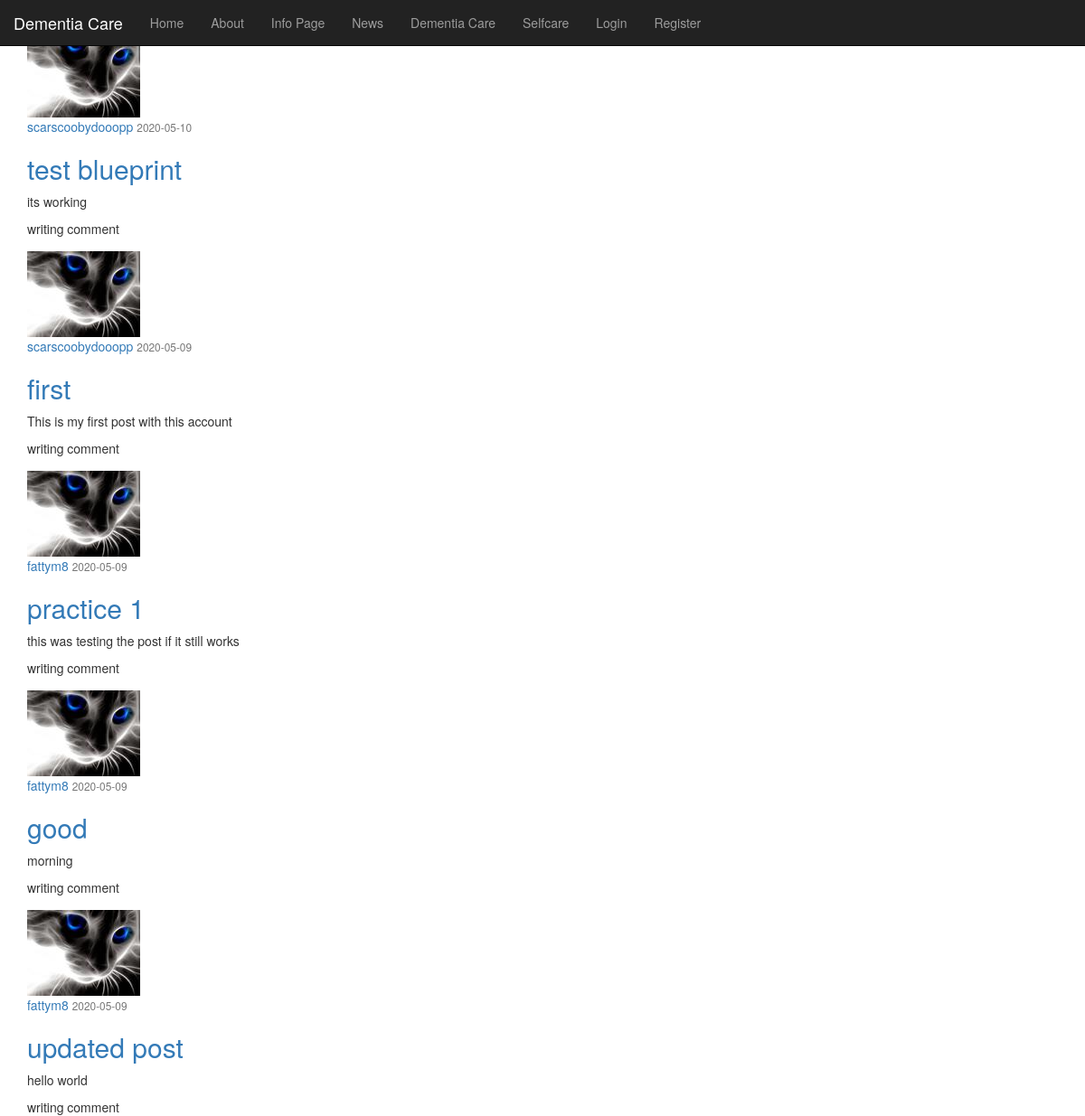
Page /home on the earlier database version.
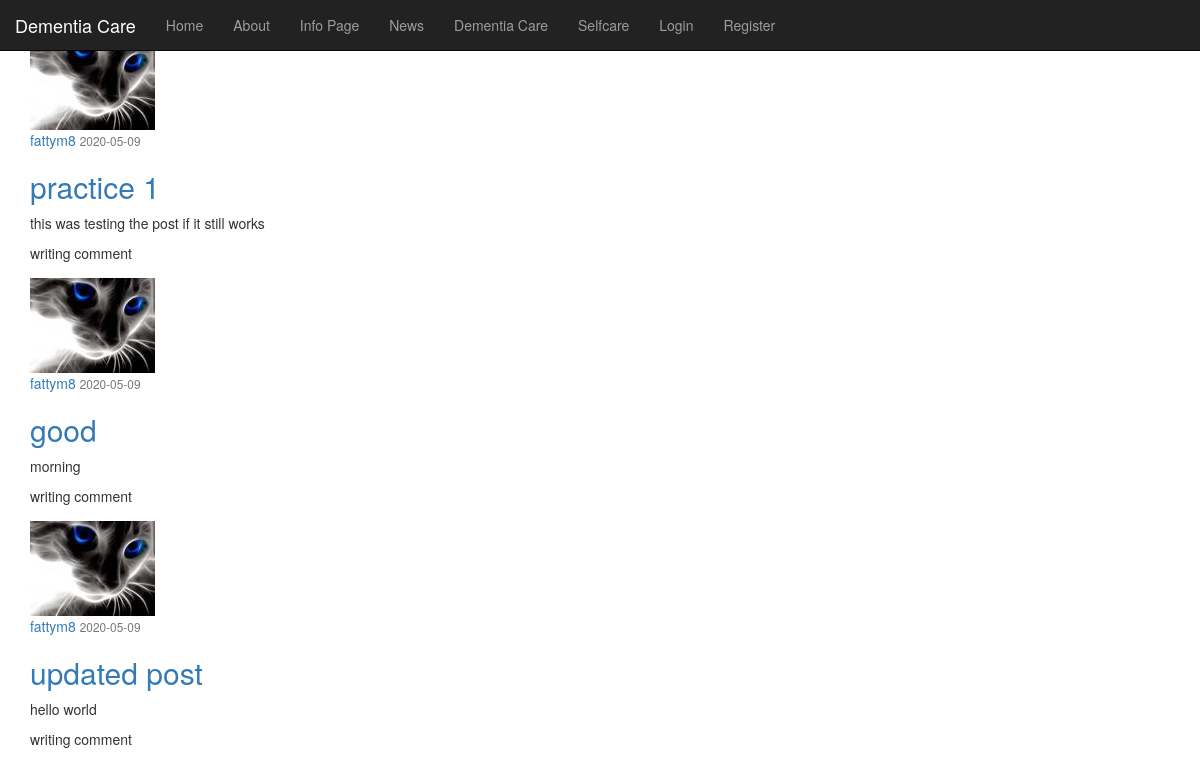
Same page on the later database version.
### flask3/models.py (models this page shows, shortened)
class Post(db.Model):
    id = db.Column(db.Integer, primary_key=True)
    title = db.Column(db.String(100), nullable=False)
    date_posted = db.Column(db.DateTime, nullable=False, default=datetime.utcnow)
    content = db.Column(db.Text, nullable=False)
    user_id = db.Column(db.Integer, db.ForeignKey('user.id'), nullable=False)

class User(db.Model,UserMixin):
    id = db.Column(db.Integer, primary_key=True)
    username = db.Column(db.String(20), unique=True, nullable=False)
    email = db.Column(db.String(120), unique=True, nullable=False)
    image_file = db.Column(db.String(20), nullable=False, default='default.jpg')
    password = db.Column(db.String(60), nullable=False)
    posts = db.relationship('Post', backref='author', lazy=True)
    comments = db.relationship('Comment', backref='author', lazy=True)

### flask3/routes.py (the view)
@app.route('/home')
def home():
    page = request.args.get('page', 1, type=int)
    posts = Post.query.order_by(Post.date_posted.desc()).paginate(page=page, per_page=5)
    return render_template('home.html',posts= posts)

### flask3/templates/home.html (shortened to what this page needs)
{% extends 'bootstrap/base.html' %}
{% block navbar %}
{% include 'navbar.html' %}
<main role="main" class="container">
  <div class="row">
    <div class="col-md-12">
      <div class="row">
        <div class="col-md-9">
          <p class="f"> click title to delete or update post</p>
          {% for post in posts.items %}
          <article class="media content-section">
            <img class="rounded-circle article-img"
              src="{{ url_for('static', filename='profile_pics/' + post.author.image_file) }}">
            <div class="media-body">
              <div class="article-metadata">
                <a class="mr-2" href="#">{{ post.author.username }}</a>
                <small class="text-muted">{{ post.date_posted.strftime('%Y-%m-%d') }}</small>
              </div>
              <h2><a class="article-title" href="{{ url_for('post', post_id=post.id) }}">{{ post.title }}</a></h2>
              <p class="article-content">{{ post.content }}</p>
            </div>
            writing comment
          </article>
          {% endfor %}
        </div>
        <div class="col-md-3">
          {% for page_num in posts.iter_pages(left_edge=1, right_edge=1, left_current=1, right_current=2) %}
          {% if page_num %}
          {% if posts.page == page_num %}
          <a class="btn btn-info mb-4" href="{{ url_for('home', page=page_num) }}">{{ page_num }}</a>
          {% else %}
          <a class="btn btn-outline-info mb-4" href="{{ url_for('home', page=page_num) }}">{{ page_num }}</a>
          {% endif %}
          {% else %}
          ...
          {% endif %}
          {% endfor %}
        </div>
      </div>
    </div>
</main>
{% endblock %}

### flask3/templates/navbar.html (shortened to what this page needs)
<nav class="navbar navbar-inverse navbar-dark bg-dark navbar-fixed-top" role="navigation">
    <div class="container-fluid">
        <div class="navbar-header">
            <a class="navbar-brand" href="/">Dementia Care</a>
        </div>
        <div class="navbar-collapse collapse">
            <ul class="nav navbar-nav">
                <li><a href="/">Home</a></li>
                <li><a href="/about">About</a></li>
                <li><a href="/info">Info Page</a></li>
                <li><a href="{{url_for('dementia')}}">News</a></li>
                <li><a href="{{url_for('dementia_care')}}">Dementia Care</a></li>
                <li><a href="{{url_for('selfcare')}}">Selfcare</a></li>
                {% if current_user.is_authenticated %}
                <li><a class="nav-item nav-link" href="{{ url_for('new_post') }}">New blog</a></li>
                <li><a class="nav-item nav-link" href="{{ url_for('account') }}">Account</a></li>
                <li><a class="nav-item nav-link" href="{{ url_for('logout') }}">Logout</a></li>
                {% else %}
                <li><a class="nav-item nav-link" href="{{ url_for('login') }}">Login</a></li>
                <li><a class="nav-item nav-link" href="{{ url_for('register') }}">Register</a></li>
                {% endif %}
            </ul>
        </div>
    </div>
</nav>

Differences in the rows shown:
removed Post: image_file (picture), author.username "scarscoobydooopp", date_posted "2020-05-10", title "test blueprint", content "its working"
removed Post: image_file (picture), author.username "scarscoobydooopp", date_posted "2020-05-09", title "first", content "This is my first post with this account"
